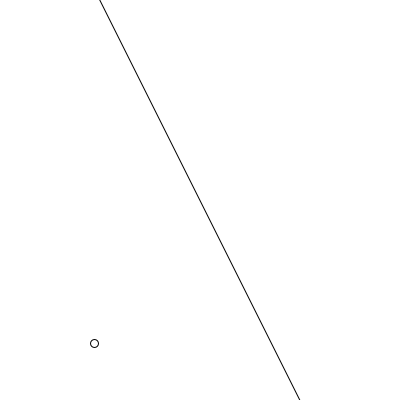
Frame 1 (no input)
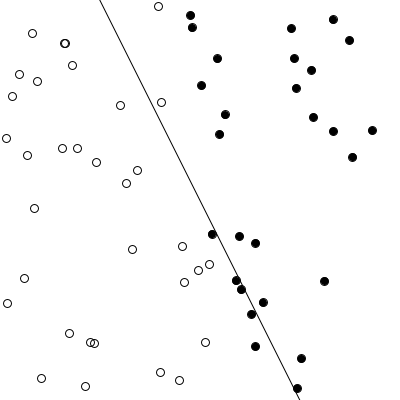
Frame 60 (the mouse pressed at the canvas centre just before this capture)
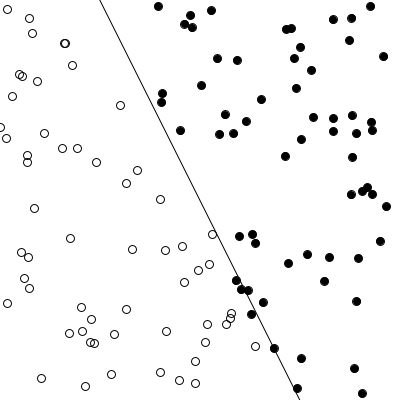
Frame 120 (the mouse held since frame 60 and released just before this capture)

The Processing sketch that drew these frames (run headless with seeded random() and noise(); from frame 60 on, the mouse is pressed at the canvas centre):

// Processing sketch: perceptron_algorithm
// ── perceptron_algorithm.pde
Perceptron ptron;
Trainer[] training = new Trainer[2000];
int count = 0;


float f(float x) {
  return 2*x + 1; 
}


void setup() {
  size(400, 400);
  ptron = new Perceptron(3);
  for (int i = 0; i < training.length; i++) {
    float x = random(-width/2, width/2);
    float y = random(-height/2, height/2);
    int answer = 1;
    if (y < f(x)) {
      answer = -1; 
    }
    training[i] = new Trainer(x, y, answer);
  }
}


void draw() {
  background(255);
  stroke(0);
  translate(width/2, height/2);
  line(-width/2, f(-width/2), width/2, f(width/2));
  ptron.train(training[count].inputs, training[count].answer);
  count = (count + 1) % training.length;
  for (int i = 0; i < count; i++) {
    int guess = ptron.feedforward(training[i].inputs);
    if (guess > 0) {
      noFill(); 
    } else {
      fill(0); 
    }
    ellipse(training[i].inputs[0], training[i].inputs[1], 8, 8);
  }
}

// ── perceptron.pde
class Perceptron {
 
  float[] weights;
  float c = 0.01;
  
  Perceptron(int n) {
    this.weights = new float[n];
    for (int i = 0; i < this.weights.length; i++) {
      weights[i] = random(-1, 1); 
    }
  }
  
  int feedforward(float[] inputs) {
    float sum = 0;
    for (int i = 0; i < this.weights.length; i++) {
      sum += inputs[i] * this.weights[i]; 
    }
    return activate(sum);
  }
  
  int activate(float value) {
    return value > 0 ? 1 : -1;
  }
  
  void train(float[] inputs, int desired) {
    int guess = this.feedforward(inputs);
    float error = desired - guess;
    for (int i = 0; i < this.weights.length; i++) {
      this.weights[i] += c * error * inputs[i]; 
    }
  }
}

// ── trainer.pde
class Trainer {
 
  float[] inputs;
  int answer;
  
  Trainer(float x, float y, int a) {
    this.inputs = new float[3];
    this.inputs[0] = x;
    this.inputs[1] = y;
    this.inputs[2] = 1;
    this.answer = a;
  }
}
